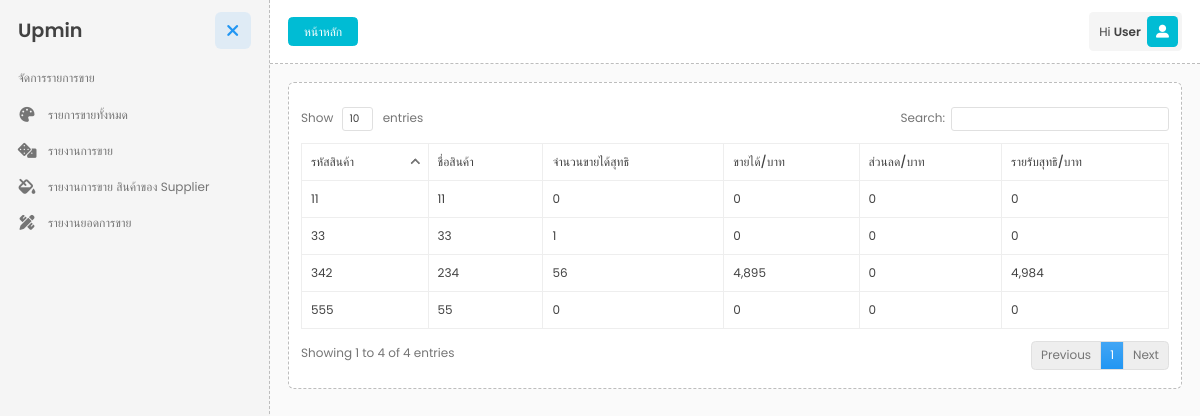
Screenshot of /dist/index?p=salesumaryreport (signed in) with the database file from the repository.
### tables this page shows
CREATE TABLE `tb_productlist` (
  `id` int(11) NOT NULL,
  `pl_product_id` varchar(100) NOT NULL COMMENT 'รหัสสินค้า	',
  `pl_img` varchar(200) DEFAULT NULL COMMENT 'รูปภาพ',
  `pl_name_product` varchar(100) NOT NULL COMMENT 'ชื่อสินค้า',
  `c_id` int(10) DEFAULT NULL COMMENT 'รหัสหมวดหมู่',
  `pl_counting_unit` varchar(100) DEFAULT NULL COMMENT 'หน่วยนับ',
  `pl_price1` float DEFAULT NULL COMMENT 'ราคา1',
  `pl_price2` varchar(10) DEFAULT NULL COMMENT 'ราคา2',
  `pl_price3` varchar(10) DEFAULT NULL COMMENT 'ราคา3',
  `s_id` int(10) DEFAULT NULL COMMENT 'รหัสซัพพาย',
  `pl_cost` int(10) NOT NULL COMMENT 'ต้นทุน',
  `pl_storage` varchar(100) DEFAULT NULL COMMENT 'ที่จัดเก็บ',
  `pl_discount` varchar(10) NOT NULL DEFAULT '0' COMMENT 'ส่วนลด',
  `pl_quantity` int(10) NOT NULL COMMENT 'จำนวนคงเหลือ',
  `pl_revenue` varchar(10) DEFAULT NULL COMMENT 'รายรับประมาณการ/บาท',
  `pl_exp` varchar(20) NOT NULL COMMENT 'วันหมดอายุ',
  `pl_lot_no` varchar(100) NOT NULL,
  `sub_id` int(20) NOT NULL COMMENT 'idหมวดหมู่ย่อย'
);

### dist/salelist/salesumaryreport.php (the view, shortened to what this page needs)
<?php
$all_product = $con->query("SELECT * FROM tb_productlist");
$qty = 0;
$array_price_product = array();
?>
<div class="portlet-body">
</div>
<div class="portlet-body">
    <div class="table-responsive">
        <table class="table table-bordered" id="dataAllProduct">
            <thead>
                <tr>
                    <th>รหัสสินค้า</th>
                    <th>ชื่อสินค้า</th>
                    <th>จำนวนขายได้สุทธิ</th>
                    <th>ขายได้/บาท</th>
                    <th>ส่วนลด/บาท</th>
                    <th>รายรับสุทธิ/บาท</th>
                </tr>
            </thead>
            <tbody>
                <?php
                $all_product_report = $con->query("SELECT * FROM tb_productlist");
                foreach ($all_product_report as $row) :
                    $sum_price = $con->query("SELECT sum(total_price) as total_prices FROM tb_order_product WHERE product_id = '$row[id]'");
                    $total_price = $sum_price->fetch_array();
                    $check = $con->query("SELECT count(order_id) as qty FROM tb_order_product WHERE product_id = '$row[id]'");
                    $discount = 0;
                    if ($check->num_rows >= 1) {
                        $discount = $con->query("SELECT qty,discount,sum_total_discount,cost,total_price FROM tb_order_product WHERE product_id = '$row[id]'");
                        $r_discount = $discount->fetch_array();
                        if($discount->num_rows >=1){
                            $sum_qty = $con->query("SELECT sum(qty) as sum_qty FROM tb_order_product WHERE product_id = '$row[id]'");
                            $row_sum_qty = $sum_qty->fetch_array();
                            $qty = $row_sum_qty['sum_qty'];
                            $discount = $r_discount['discount'];
                            $sum_total = $r_discount['sum_total_discount'] * $qty;
                            array_push($array_price_product, $sum_total);
                        }else{
                            $qty = 0;
                            $discount = 0 ;
                            $sum_total= 0;
                            array_push($array_price_product, $sum_total);
                        }
                    } else {
                        $qty = 0;
                        $discount = 0;
                        $sum_cost = 0;
                        $sum_total = 0;
                    }
                ?>
                    <tr>
                        <td><?= $row['pl_product_id'];?></td>
                        <td><?= $row['pl_name_product'];?></td>
                        <td><?= $qty;?></td>
                        <td><?= number_format($total_price['total_prices']); ?></td>
                        <td><?= number_format($discount);?></td>
                        <td><?php echo number_format($sum_total);?></td>
                    </tr>
                <?php endforeach; ?>
            </tbody>
        </table>
    </div>
</div>

### rows the page displays
tb_productlist: pl_product "342", pl_name_product "234", qty "56", total_prices "4,895", discount "0", sum_total "4,984"
tb_productlist: pl_product "33", pl_name_product "33", qty "1", total_prices "0", discount "0", sum_total "0"
tb_productlist: pl_product "11", pl_name_product "11", qty "0", total_prices "0", discount "0", sum_total "0"
tb_productlist: pl_product "555", pl_name_product "55", qty "0", total_prices "0", discount "0", sum_total "0"
